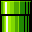

The image is a tile-based game level rendered from a .tmx file. Its description and complete source (layers, tilesets, objects, tile grids) follow:
An orthogonal 2x2 tile map with 16x16 px tiles, 1 tile layer (圖塊層 1).

<map version="1.10" tiledversion="1.10.2" orientation="orthogonal" renderorder="right-down" width="2" height="2" tilewidth="16" tileheight="16" infinite="0" nextlayerid="2" nextobjectid="1">
 <tileset firstgid="1" name="tileset" tilewidth="16" tileheight="16" tilecount="1204" columns="43">
  <image source="../effects_UI_tiles/tileset.png" width="688" height="450" />
 </tileset>
 <layer id="1" name="圖塊層 1" width="2" height="2">
  <data encoding="csv">
25,26,
68,69
</data>
 </layer>
</map>
